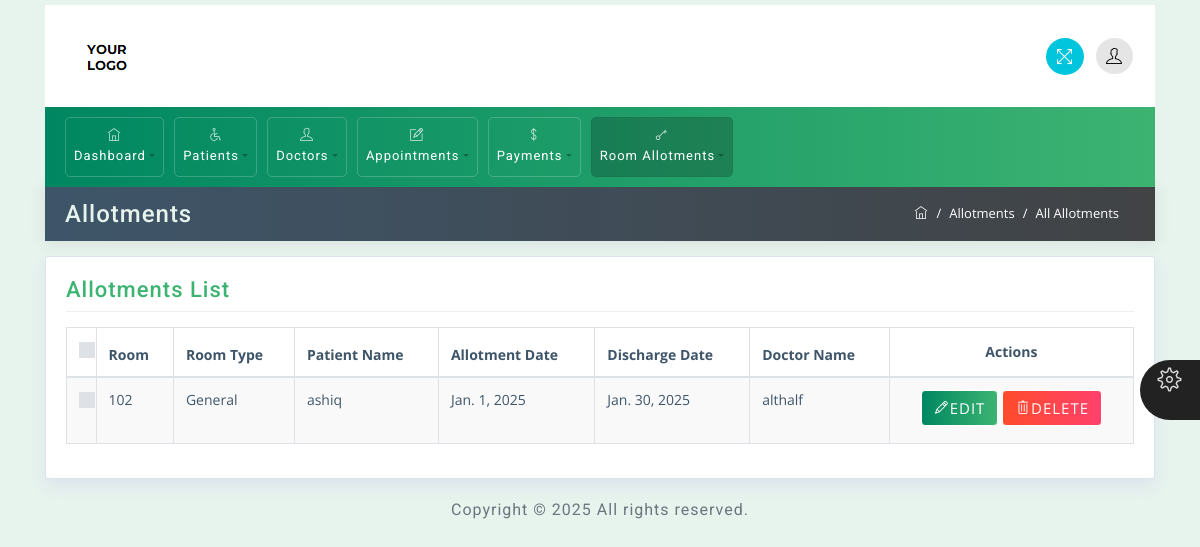
Page /all-rooms/ (signed in) on the committed database.
### app/models.py (models this page shows)
class RoomAllotment(models.Model):
    ROOM_TYPES = [
        ('ICU', 'ICU'),
        ('General','General'),
        ('AC Room','AC Room'),
    ]
    room_number = models.CharField(max_length=10)
    room_type = models.CharField(max_length=50, choices=ROOM_TYPES)
    patient = models.ForeignKey(Patient, on_delete=models.CASCADE)
    allotment_date = models.DateField()
    discharge_date = models.DateField()
    doctor = models.ForeignKey(Doctor, on_delete=models.CASCADE)
    def __str__(self):
        return f"Room {self.room_number} allotted to {self.patient.name}"

class Patient(models.Model):
    name = models.CharField(max_length=100)
    date_of_birth = models.DateField()
    age = models.PositiveIntegerField()
    phone = models.CharField(max_length=15)
    email = models.EmailField()
    gender = models.CharField(max_length=10, choices=[('Male', 'Male'), ('Female', 'Female')])
    address = models.TextField()
    file = models.FileField(upload_to='patients/')
    def __str__(self):
        return self.name

class Doctor(models.Model):
    AVAILABILITY_CHOICES = [
        ('Available', 'Available'),
        ('Not Available', 'Not Available'),
    ]
    name = models.CharField(max_length=100)
    date_of_birth = models.DateField()
    specialization = models.CharField(max_length=100)
    experience = models.PositiveIntegerField()  # Years of experience
    age = models.PositiveIntegerField()
    phone = models.CharField(max_length=15)
    email = models.EmailField()
    gender = models.CharField(max_length=10, choices=[('Male', 'Male'), ('Female', 'Female')])
    address = models.TextField()
    file = models.FileField(upload_to='doctors/')
    availability = models.CharField(max_length=20, choices=AVAILABILITY_CHOICES, default='Available')
    def __str__(self):
        return self.name

### app/views.py (the view)
# urls.py: path('all-rooms/', views.all_rooms, name='all-rooms'),
@login_required
def all_rooms(request):
    room_allotments = RoomAllotment.objects.all()
    print(room_allotments)
    return render(request, 'rooms.html', {'active_page': 'rooms','room_allotments':room_allotments})

### app/templates/rooms.html (shortened to what this page needs)
<html>
{% load static %}
<head>
	<link rel="stylesheet" href="{% static 'css/bootstrap.min.css' %}">
	<link rel="stylesheet" href="{% static 'css/themify-icons.css' %}">
	<link rel="stylesheet" href="{% static 'css/animate.css' %}">
	<link rel="stylesheet" href="{% static 'css/styles.css' %}">
	<link rel="stylesheet" href="{% static 'css/green.css' %}" id="style_theme">
	<link rel="stylesheet" href="{% static 'css/responsive.css' %}">
	<link rel="stylesheet" href="{% static 'charts/css/morris.css' %}">
	<link rel="stylesheet" href="{% static 'css/jquery-jvectormap.css' %}">
	<link rel="stylesheet" href="https://code.jquery.com/ui/1.12.1/themes/smoothness/jquery-ui.css">
</head>
<body>
	<div class="theme-settings" id="switcher">
		<span class="theme-click">
			<span class="ti-settings"></span>
		</span>
	</div>
	<div class="wrapper">
		<div id="content">
			<div class="container top-brand">
				<nav class="navbar navbar-default">
					<div class="navbar-header">
						<div class="sidebar-header"> <a href="{%url 'index'%}"><img src="{% static 'images/logo-dark.png' %}" class="logo" alt="logo"></a>
						</div>
					</div>
					<ul class="nav justify-content-end">
						<li class="nav-item">
							<a class="nav-link">
								<span title="Fullscreen" class="ti-fullscreen fullscreen"></span>
							</a>
						</li>
						<li class="nav-item">
							<a class="nav-link dropdown-toggle" data-toggle="dropdown" href="#" role="button" aria-haspopup="true"
							 aria-expanded="false">
								<span class="ti-user"></span>
							</a>
						</li>
					</ul>
				</nav>
			</div>
				<div class="container menu-nav">
					{% include 'nav.html' %}
				</div>
				<div class="container mt-0">
					<div class="row breadcrumb-bar">
						<div class="col-md-6">
							<h3 class="block-title">Allotments</h3>
						</div>
						<div class="col-md-6">
							<ol class="breadcrumb">
								<li class="breadcrumb-item">
									<a href="{%url 'index'%}">
										<span class="ti-home"></span>
									</a>
								</li>
								<li class="breadcrumb-item">Allotments</li>
								<li class="breadcrumb-item active">All Allotments</li>
							</ol>
						</div>
					</div>
				</div>
			<div class="container">
				<div class="row">
					<div class="col-md-12">
						<div class="widget-area-2 proclinic-box-shadow">
							<h3 class="widget-title">Allotments List</h3>
							<div class="table-responsive mb-3">
								<table id="tableId" class="table table-bordered table-striped">
									<thead>
										<tr>
											<th class="no-sort">
												<div class="custom-control custom-checkbox">
												</div>
											</th>
											<th>Room</th>
											<th>Room Type</th>
											<th>Patient Name</th>
											<th>Allotment Date</th>
											<th>Discharge Date</th>
											<th>Doctor Name</th>
											<th class="text-center align-middle">Actions</th>
										</tr>
									</thead>
									<tbody>
										{% for room_allotment in room_allotments %}
										<tr>
											<td>
												<div class="custom-control custom-checkbox">
												</div>
											</td>
											<td>{{ room_allotment.room_number }}</td>
											<td>{{ room_allotment.room_type }}</td>
											<td>{{ room_allotment.patient }}</td>
											<td>{{ room_allotment.allotment_date }}</td>
											<td>{{ room_allotment.discharge_date }}</td>
											<td>{{ room_allotment.doctor }}</td>
											<td class="text-center align-middle">
												<button class="btn btn-primary edit-btn" data-id="{{ room_allotment.id }}">
													<span class="ti-pencil"></span>EDIT
												</button>
												<button class="btn btn-danger delete-btn" data-id="{{ room_allotment.id }}">
													<span class="ti-trash"></span>DELETE
												</button>
											</td>
                                        </tr>
										{% endfor %}
                                    </tbody>
                                </table>
				</div>
			</div>
			<div class="container">
				<div class="d-sm-flex justify-content-center">
				   <span class="text-muted text-center d-block d-sm-inline-block">Copyright © 2025  All rights reserved.</span>
				</div>
			</div>
		</div>
	</div>
</body>
</html>

### app/static/app/css/styles.css (style rules this page uses)
body { font-family: 'Open Sans', sans-serif; background-color: #E7F3ED; color: #3e5569; }
h1, h2, h3, h4, h5, h6, span, .menu-nav { font-family: 'Roboto', sans-serif; letter-spacing: 1px; }
a, a:hover, a:focus { color: inherit; text-decoration: none; transition: all 0.3s; }
.navbar { padding: 10px 15px; background: #fff; border: none; border-radius: 0; }
.breadcrumb { border-radius: 0; margin-bottom: 0; float: right; border-radius: 20px; background-color: transparent; }
.breadcrumb-bar { background: #3e5569; background: -webkit-linear-gradient(to left, #414345, #3e5569); background: linear-gradient(to left, #414345, #3e5569); margin-left: 0px !important; margin-right: 0px !important; padding: 5px 20px; -webkit-box-shadow: 0px 1px 15px 1px rgba(69,65,78,0.1); box-shadow: 0px 1px 15px 1px rgba(69,65,78,0.1); color: #fff; border: 0px solid; }
.breadcrumb-item { color: #ffffff; font-size: 13px; }
.breadcrumb-item.active { color: #ffffff; font-size: 13px; }
.breadcrumb-item+.breadcrumb-item::before { color: #ffffff; }
.breadcrumb-bar div[class*="col-"] { padding-right: 0px; padding-left: 0px; }
.table td, .table th { padding: .75rem; }
#content { padding-top: 5px; padding-bottom: 15px; transition: all 0.3s; width: 100%; }
.text-muted { color: #6c757d!important; padding-top: 20px; }
.proclinic-box-shadow { border-radius: 0; border: 0; -webkit-box-shadow: 0 0 0 1px #dce3ec, 0 8px 16px 0 #dce3ec; box-shadow: 0 0 0 1px #dce3ec, 0 8px 16px 0 #dce3ec; background: #fff; margin-top: 20px; }
div[class*="col-"] { padding-right: 6px; padding-left: 6px; }
.table-striped tbody tr:nth-of-type(odd) { background-color: rgba(61,79,90,.03); }
.table .custom-control.custom-checkbox { padding-left: 0; }
table.table tbody td, table.table thead th { font-size: 14px; }
#switcher { position: fixed; bottom: 45%; right: -130px; width: 130px; background-color: #404040; color: #ffffff; z-index: 9999; font-size: 15px; padding-bottom: 20px; -webkit-transition: all 0.6s ease; transition: all 0.6s ease; height: 80px; }
#switcher .theme-click { display: block; position: absolute; padding: 8px; width: 60px; height: 60px; line-height: 48px; color: #ffffff; font-size: 24px; background-color: #222; text-align: center; left: -60px; top: 0; cursor: pointer; z-index: 2; border-radius: 30px 0 0 30px; }
#switcher .theme-click .ti-settings { color: #ddd; }
.navbar-default .dropdown-toggle::after { display: none; }
.navbar-default .ti-announcement, .navbar-default .ti-user, .navbar-default .ti-search { padding: 10px; border-radius: 50%; color: #000; }
.navbar-default .ti-user, .navbar-default .ti-announcement, .navbar-default .ti-search { background: rgba(0,0,0,.1); }
.top-brand .nav-link { padding: 6px; cursor: pointer; }
.navbar .nav .nav-item:last-child .nav-link { padding-right: 7px; }
.fullscreen { padding: 10px; font-size: 17px; cursor: pointer; background: #00c5dc; color: #fff; border-radius: 50%; margin-left: 10px; }
h3.block-title { background: transparent; margin: 4px auto; color: #E7F3ED; }
.widget-area-2 { background: #fff; margin-top: 1rem; padding: 20px; padding-bottom: 2px; border-radius: 2px; }
.widget-title { font-size: 22px; padding-bottom: .5rem; margin-bottom: 15px; border-bottom: 1px solid #eeeeee; }
.btn { margin-bottom: 5px; font-size: 15px; letter-spacing: 1px; }
.btn-danger { background: #FF416C; background: -webkit-linear-gradient(to right, #FF4B2B, #FF416C); background: linear-gradient(to right, #FF4B2B, #FF416C); border-color: #fff; }
.block-title { -ms-flex: 1 1 auto; flex: 1 1 auto; min-height: 1.75rem; font-size: 1.5rem; line-height: 1.5; }

### app/static/app/css/green.css (style rules this page uses)
.btn-primary { background: #3CB371; background: -webkit-linear-gradient(to right, #008761, #3CB371); background: linear-gradient(to right, #008761, #3CB371); border-color: #ffffff; }
.widget-title { color: #3CB371; }

### app/static/app/css/responsive.css (style rules this page uses)
@media (min-width: 992px) { .row { margin-right: -5px; margin-left: -5px; } }

### rows in the picture
RoomAllotment: room_number "102", room_type "General", patient "ashiq", allotment_date "Jan. 1, 2025", discharge_date "Jan. 30, 2025", doctor "althalf"
